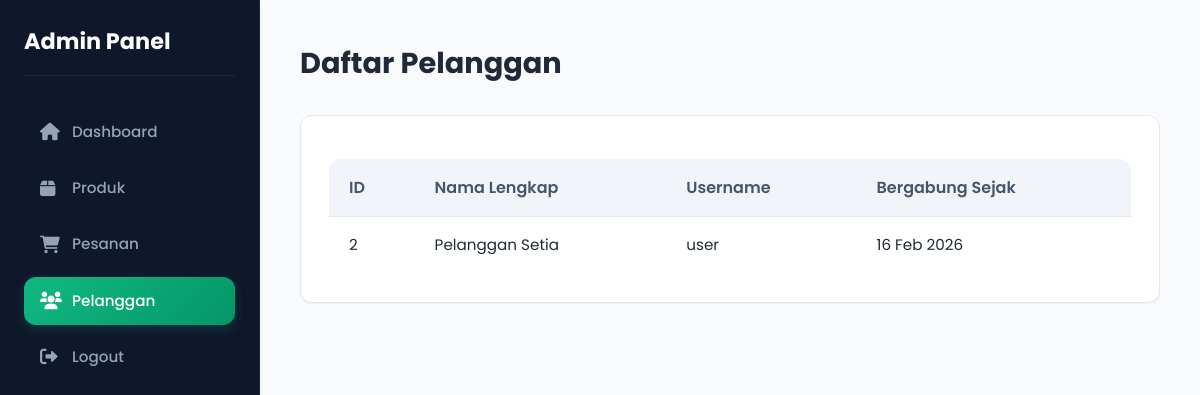
Page /admin/pelanggan.php (signed in) on the earlier database version.
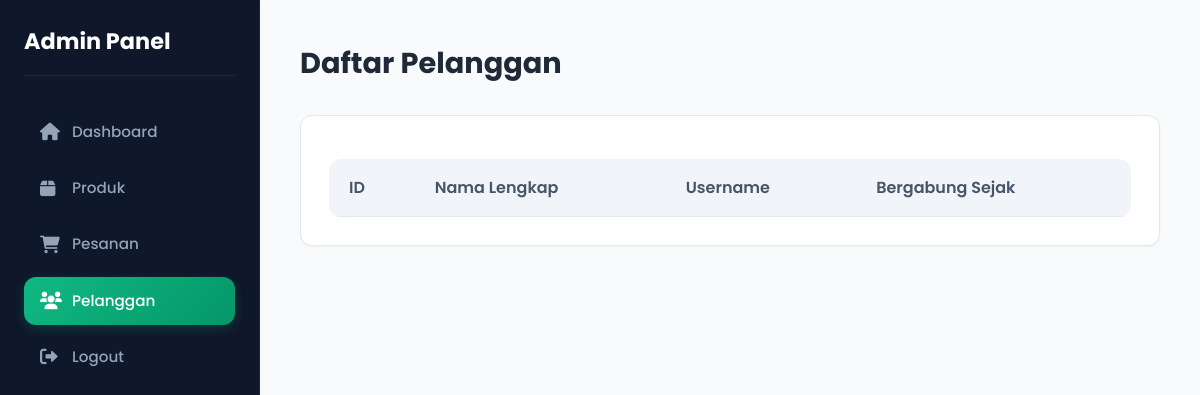
Same page on the later database version.
### tables this page shows
CREATE TABLE IF NOT EXISTS users (
    id INT AUTO_INCREMENT PRIMARY KEY,
    username VARCHAR(50) UNIQUE NOT NULL,
    password VARCHAR(255) NOT NULL,
    full_name VARCHAR(100),
    role ENUM('admin', 'user') DEFAULT 'user',
    created_at TIMESTAMP DEFAULT CURRENT_TIMESTAMP
);

### admin/pelanggan.php (the view, shortened to what this page needs)
<?php
require_once '../config/database.php';
$stmt = $conn->query("SELECT * FROM users WHERE role = 'user' ORDER BY created_at DESC");
$users = $stmt->fetchAll(PDO::FETCH_ASSOC);
?>
<!DOCTYPE html>
<html lang="id">
<head>
    <link rel="stylesheet" href="../style.css">
    <link rel="stylesheet" href="https://cdnjs.cloudflare.com/ajax/libs/font-awesome/6.0.0/css/all.min.css">
</head>
<body>
<div class="admin-wrapper">
    <div class="sidebar">
        <h2>Admin Panel</h2>
        <a href="index.php"><i class="fas fa-home"></i> Dashboard</a>
        <a href="produk.php"><i class="fas fa-box"></i> Produk</a>
        <a href="pesanan.php"><i class="fas fa-shopping-cart"></i> Pesanan</a>
        <a href="pelanggan.php" class="active"><i class="fas fa-users"></i> Pelanggan</a>
        <a href="../logout.php"><i class="fas fa-sign-out-alt"></i> Logout</a>
    </div>
    <div class="content">
        <h2>Daftar Pelanggan</h2>
        <div class="admin-card">
            <table class="admin-table">
                <thead>
                    <tr>
                        <th>ID</th>
                        <th>Nama Lengkap</th>
                        <th>Username</th>
                        <th>Bergabung Sejak</th>
                    </tr>
                </thead>
                <tbody>
                    <?php foreach($users as $user): ?>
                    <tr>
                        <td><?php echo $user['id']; ?></td>
                        <td><?php echo htmlspecialchars($user['full_name']); ?></td>
                        <td><?php echo htmlspecialchars($user['username']); ?></td>
                        <td><?php echo date('d M Y', strtotime($user['created_at'])); ?></td>
                    </tr>
                    <?php endforeach; ?>
                </tbody>
            </table>
        </div>
    </div>
</div>
</body>
</html>

Differences in the rows shown:
removed users: id "2", full_name "Pelanggan Setia", username "user", created_at "16 Feb 2026"
